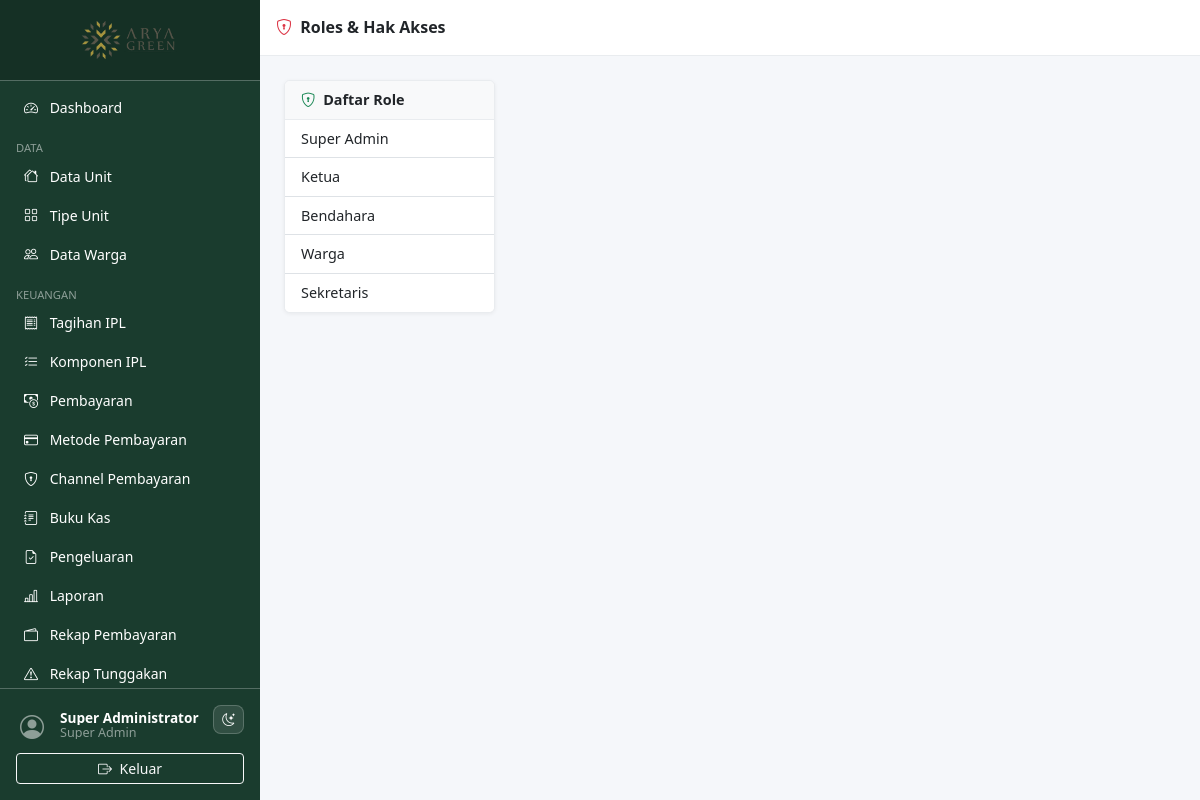
Page /pages/roles/index.php (signed in) on the committed database.
### tables this page shows
CREATE TABLE `roles` (
  `id`         INT UNSIGNED AUTO_INCREMENT PRIMARY KEY,
  `name`       VARCHAR(50) NOT NULL UNIQUE,
  `label`      VARCHAR(100) NOT NULL,
  `created_at` TIMESTAMP DEFAULT CURRENT_TIMESTAMP
);

### includes/functions.php (called while the page is built, shortened)
<?php
function e(mixed $v): string {
    return htmlspecialchars((string)$v, ENT_QUOTES | ENT_SUBSTITUTE, 'UTF-8');
}

### includes/auth.php (called while the page is built, shortened)
<?php
require_once __DIR__ . '/functions.php';
function auth_user(): array {
    return $_SESSION['auth_user'] ?? [];
}
function can(string $permission): bool {
    return in_array($permission, $_SESSION['permissions'] ?? [], true);
}

### pages/roles/index.php (the view, shortened to what this page needs)
<?php
require_once __DIR__ . '/../../includes/auth.php';
require_once __DIR__ . '/../../includes/functions.php';
$db = db();
$roles = $db->query('SELECT * FROM roles ORDER BY id')->fetch_all(MYSQLI_ASSOC);
$sel_role_id = (int)($_GET['role_id'] ?? ($roles[0]['id'] ?? 0));
include __DIR__ . '/../../includes/header.php';
include __DIR__ . '/../../includes/sidebar.php';
?>
<div class="content-wrapper">
  <div class="topbar d-flex align-items-center px-3 gap-2">
    <h6 class="mb-0 fw-semibold"><i class="bi bi-shield-lock me-1 text-danger"></i> Roles &amp; Hak Akses</h6>
  </div>
  <div class="main-content">
    <div class="row g-3">
      <div class="col-md-3">
        <div class="card">
          <div class="card-header"><i class="bi bi-shield-lock me-1 text-success"></i> Daftar Role</div>
          <div class="list-group list-group-flush">
            <?php foreach ($roles as $r): ?>
              <a href="index.php?role_id=<?= $r['id'] ?>"
                 class="list-group-item list-group-item-action <?= $sel_role_id===$r['id']?'active':'' ?>">
                <?= e($r['label']) ?>
              </a>
            <?php endforeach; ?>
          </div>
        </div>
      </div>
      <div class="col-md-9">
      </div>
    </div>
  </div>
<?php include __DIR__ . '/../../includes/footer.php'; ?>

### includes/sidebar.php (shortened to what this page needs)
<?php
$current_uri = $_SERVER['REQUEST_URI'] ?? '';
function nav_active(string $path): string {
    global $current_uri;
    return str_contains($current_uri, $path) ? ' active' : '';
}
?>
<nav id="sidebar" class="sidebar d-flex flex-column flex-shrink-0 p-0">
  <a href="<?= APP_URL ?>/pages/dashboard.php"
     class="d-flex align-items-center justify-content-center p-3 text-white text-decoration-none sidebar-brand"
     title="<?= e(APP_NAME) ?>">
    <img src="<?= APP_URL ?>/assets/images/logo.png" alt="<?= e(APP_NAME) ?>" class="sidebar-logo">
  </a>
  <hr class="text-white m-0">
  <div class="nav-scroll">
    <ul class="nav nav-pills flex-column px-2 py-2">
    <?php if (can('dashboard.view')): ?>
    <li class="nav-item">
      <a href="<?= APP_URL ?>/pages/dashboard.php"
         class="nav-link text-white<?= nav_active('/dashboard') ?>">
        <i class="bi bi-speedometer2 me-2"></i> Dashboard
      </a>
    </li>
    <?php endif; ?>
    <?php if (can('units.view')): ?>
    <li class="nav-item mt-2">
      <small class="text-white-50 px-2 text-uppercase" style="font-size:.7rem">Data</small>
    </li>
    <li class="nav-item">
      <a href="<?= APP_URL ?>/pages/units/index.php"
         class="nav-link text-white<?= nav_active('/units/') ?>">
        <i class="bi bi-houses me-2"></i> Data Unit
      </a>
    </li>
    <li class="nav-item">
      <a href="<?= APP_URL ?>/pages/unit_types/index.php"
         class="nav-link text-white<?= nav_active('/unit_types') ?>">
        <i class="bi bi-grid me-2"></i> Tipe Unit
      </a>
    </li>
    <?php endif; ?>
    <?php if (can('residents.view')): ?>
    <li class="nav-item">
      <a href="<?= APP_URL ?>/pages/residents/index.php"
         class="nav-link text-white<?= nav_active('/residents') ?>">
        <i class="bi bi-people me-2"></i> Data Warga
      </a>
    </li>
    <?php endif; ?>
    <?php if (can('billing.view') || can('payments.view')): ?>
    <li class="nav-item mt-2">
      <small class="text-white-50 px-2 text-uppercase" style="font-size:.7rem">Keuangan</small>
    </li>
    <?php endif; ?>
    <?php if (can('billing.view')): ?>
    <li class="nav-item">
      <a href="<?= APP_URL ?>/pages/billing/index.php"
         class="nav-link text-white<?= nav_active('/billing') ?>">
        <i class="bi bi-receipt me-2"></i> Tagihan IPL
      </a>
    </li>
    <?php endif; ?>
    <?php if (can('ipl_components.view')): ?>
    <li class="nav-item">
      <a href="<?= APP_URL ?>/pages/ipl_components/index.php"
         class="nav-link text-white<?= nav_active('/ipl_components') ?>">
        <i class="bi bi-list-check me-2"></i> Komponen IPL
      </a>
    </li>
    <?php endif; ?>
    <?php if (can('payments.view')): ?>
    <li class="nav-item">
      <a href="<?= APP_URL ?>/pages/payments/index.php"
         class="nav-link text-white<?= nav_active('/payments') ?>">
        <i class="bi bi-cash-coin me-2"></i> Pembayaran
      </a>
    </li>
    <?php endif; ?>
    <?php if (can('payment_methods.manage')): ?>
    <li class="nav-item">
      <a href="<?= APP_URL ?>/pages/payment_methods/index.php"
         class="nav-link text-white<?= nav_active('/payment_methods') ?>">
        <i class="bi bi-credit-card me-2"></i> Metode Pembayaran
      </a>
    </li>
    <?php endif; ?>
    <?php if (can('payment_channels.manage')): ?>
    <li class="nav-item">
      <a href="<?= APP_URL ?>/pages/payment_channels/index.php" class="nav-link text-white<?= nav_active('/payment_channels') ?>">
        <i class="bi bi-shield-lock me-2"></i> Channel Pembayaran
      </a>
    </li>
    <?php endif; ?>
    <?php if (can('cashbook.view')): ?>
    <li class="nav-item">
      <a href="<?= APP_URL ?>/pages/cashbook/index.php"
         class="nav-link text-white<?= nav_active('/cashbook') ?>">
        <i class="bi bi-journal-text me-2"></i> Buku Kas
      </a>
    </li>
    <?php endif; ?>
    <?php if (can('expense.request') || can('expense.approve')): ?>
    <li class="nav-item">
      <a href="<?= APP_URL ?>/pages/expense/index.php"
         class="nav-link text-white<?= nav_active('/expense') ?>">
        <i class="bi bi-file-earmark-check me-2"></i> Pengeluaran
      </a>
    </li>
    <?php endif; ?>
    <?php if (can('reports.view')): ?>
    <li class="nav-item">
      <a href="<?= APP_URL ?>/pages/reports/index.php"
         class="nav-link text-white<?= nav_active('/reports/index') ?>">
        <i class="bi bi-bar-chart-line me-2"></i> Laporan
      </a>
    </li>
    <li class="nav-item">
      <a href="<?= APP_URL ?>/pages/reports/payments.php"
         class="nav-link text-white<?= nav_active('/reports/payments') ?>">
        <i class="bi bi-wallet2 me-2"></i> Rekap Pembayaran
      </a>
    </li>
    <li class="nav-item">
      <a href="<?= APP_URL ?>/pages/reports/arrears.php"
         class="nav-link text-white<?= nav_active('/reports/arrears') ?>">
        <i class="bi bi-exclamation-triangle me-2"></i> Rekap Tunggakan
      </a>
    </li>
    <?php endif; ?>
    </ul>
  </div>
  <hr class="text-white m-0">
  <div class="p-3 sidebar-footer">
    <div class="d-flex align-items-start gap-2 mb-2">
      <a href="<?= APP_URL ?>/pages/profile.php"
         class="d-flex align-items-center text-decoration-none rounded p-1 sidebar-profile-link flex-grow-1 overflow-hidden"
         title="Profil & ganti password">
        <div class="avatar-sm me-2">
          <i class="bi bi-person-circle fs-4 text-white-50"></i>
        </div>
        <div class="text-white lh-1 flex-grow-1 overflow-hidden">
          <div class="fw-semibold text-truncate" style="font-size:.85rem"><?= e($current_user['name'] ?? '') ?></div>
          <small class="text-white-50"><?= e(ucwords(str_replace('_',' ', $current_user['role'] ?? ''))) ?></small>
        </div>
      </a>
      <button type="button" class="dark-toggle sidebar-theme-toggle text-white" aria-label="Ganti tema" title="Ganti tema">
        <i class="bi bi-moon-stars"></i>
      </button>
    </div>
    <a href="<?= APP_URL ?>/auth/logout.php"
       class="btn btn-sm btn-outline-light w-100"
       onclick="return confirm('Yakin ingin keluar?')">
      <i class="bi bi-box-arrow-right me-1"></i> Keluar
    </a>
  </div>
</nav>

### assets/css/style.css (style rules this page uses)
:root { --sidebar-width: 260px; --sidebar-bg: #1a3c2e; --sidebar-hover: #2d6a4f; --topbar-height: 56px; --page-bg: #f5f7fa; --surface: #ffffff; --surface-muted: #f8f9fa; --border-color: #e9ecef; --text-color: #212529; --muted-color: #6c757d; }
body { background: var(--page-bg); color: var(--text-color); font-size: .9rem; }
.sidebar { width: var(--sidebar-width); height: 100vh; min-height: 0; background: var(--sidebar-bg); position: fixed; top: 0; left: 0; z-index: 1040; transition: transform .25s ease; overflow: hidden; display: flex; flex-direction: column; }
.sidebar .nav-scroll { flex: 1 1 0; height: 0; min-height: 0; overflow-y: auto; overflow-x: hidden; scrollbar-width: thin; scrollbar-color: rgba(255,255,255,.35) transparent; }
.sidebar .sidebar-footer { flex-shrink: 0; background: var(--sidebar-bg); }
.sidebar-brand { background: rgba(0,0,0,.2); }
.sidebar-logo { height: 48px; width: auto; object-fit: contain; }
.sidebar .nav-link { border-radius: 6px; margin-bottom: 2px; font-size: .875rem; }
.content-wrapper { margin-left: var(--sidebar-width); width: calc(100% - var(--sidebar-width)); min-height: 100vh; display: flex; flex-direction: column; }
.topbar { height: var(--topbar-height); background: var(--surface); border-bottom: 1px solid var(--border-color); color: var(--text-color); position: sticky; top: 0; z-index: 1030; }
.main-content { flex: 1; padding: 1.5rem; }
.card { border: 1px solid var(--border-color); background: var(--surface); box-shadow: 0 1px 4px rgba(0,0,0,.06); }
.card-header { background: var(--surface-muted); border-bottom: 1px solid var(--border-color); font-weight: 600; }
.dark-toggle { background: transparent; border: 1px solid var(--border-color); border-radius: 8px; padding: 4px 8px; font-size: .8rem; cursor: pointer; transition: background .2s, border-color .2s; }
.dark-toggle i { pointer-events: none; }
.sidebar-theme-toggle { background: rgba(255,255,255,.1); border-color: rgba(255,255,255,.2); }
.avatar-sm { width: 32px; height: 32px; }

### rows in the picture
roles: name "Super Admin", label "Super Admin"
roles: label "Ketua"
roles: label "Bendahara"
roles: label "Warga"
roles: label "Sekretaris"

### other values in the picture
$current_user['name'] "Super Administrator"
